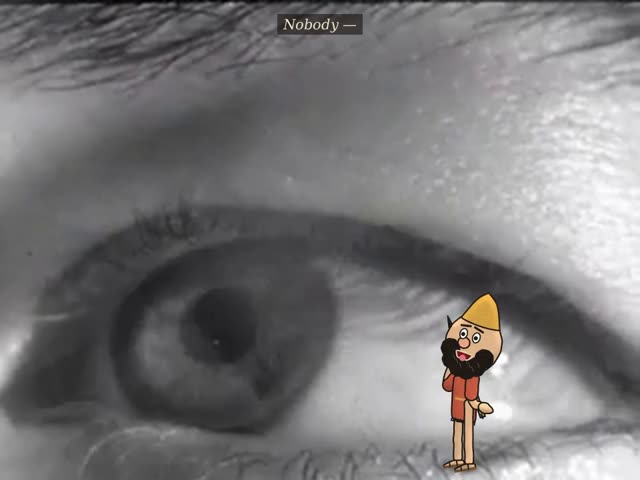
#> input picture 07-found-odyssey/tests/found-odyssey-drawn-tests.jpg, 640 x 480 px
$ python -i comp.py   (imports and definitions only)
#> lines starting #> are read from the running program, lines starting #| are printed output that depends on the picture
#> further down, picture is the input picture: shape (480, 640, 3); mean B, G, R 119.6, 118.8, 120
"""SCION 28 compositor: a small layer compositor in numpy + PIL.

First-class primitives (each is a typed object, not pixels):
  BezierMask   closed path of vertices with automatic (Catmull-Rom) bezier tangents, keyframed vertex lists,
               feather (gaussian px) and expansion (px, dilate/erode), mode add / subtract.
  Track        a keyframed 2-D point (a motion track): measured from footage or keyed to the score.
  Xform        parented 2-D transform: anchor, position, scale, rotation, flip; world = parent.world @ local.
  CornerPin    4 source corners -> 4 destination points (homography), from a camera projection.
  Holdout      a matte (full-frame float array) that removes a layer where something nearer stands in front.
  DiffKey      difference key of a plate against a stabilised clean plate.
  Grade/Grain  per-plate light and grain matching: lift/gain/gamma/tint, measured noise added to a common target.

Coordinates: source plates in their own pixels (origin top-left, y down); the comp is 1280x720, y down.
Time base: scene frame i at 24 fps, t = i/24 s. Images are float32 RGB in 0..1, alpha float32 0..1, premultiplied
during compositing."""
import numpy as np
from PIL import Image, ImageDraw, ImageFilter

W, H = 1280, 720


# ---------------------------------------------------------------- matrices
def mT(x, y):
    return np.array([[1, 0, x], [0, 1, y], [0, 0, 1]], float)


def mS(sx, sy=None):
    return np.diag([sx, sx if sy is None else sy, 1.0])


def mR(deg):
    a = np.radians(deg); c, s = np.cos(a), np.sin(a)
    return np.array([[c, -s, 0], [s, c, 0], [0, 0, 1]], float)


# [15 lines left out: functions apply, homography, not called in this run]


# ---------------------------------------------------------------- primitives
class Track:
    """A keyframed 2-D point. keys: {t: (x, y)}; linear between keys, held outside."""
    # [4 lines left out: function __init__, not called in this run]

    def at(self, t):
        return np.array([np.interp(t, self.t, self.v[:, 0]), np.interp(t, self.t, self.v[:, 1])])


class Xform:
    """Parented transform. anchor in source px; pos in parent space; rot in degrees; flip mirrors about the anchor."""
    def __init__(self, anchor=(0, 0), pos=(0, 0), scale=1.0, rot=0.0, flip=False, parent=None, name=''):
        self.anchor, self.pos, self.scale, self.rot, self.flip, self.parent, self.name = anchor, pos, scale, rot, flip, parent, name

    def local(self):
        s = self.scale if np.ndim(self.scale) else (self.scale, self.scale)
        return mT(*self.pos) @ mR(self.rot) @ mS(-s[0] if self.flip else s[0], s[1]) @ mT(-self.anchor[0], -self.anchor[1])

    def world(self):
        return (self.parent.world() if self.parent is not None else np.eye(3)) @ self.local()


# [9 lines left out: function _catmull_bezier, not called in this run]


class BezierMask:
    """keys: {t: [(x,y), ...]} (same vertex count), feather px, expansion px, mode 'add'|'sub'."""
    # [70 lines left out: functions __init__, verts, raster, mask_stack, poly_matte, warp, not called in this run]


class Comp:
    """A frame buffer with 'over' compositing, holdouts, and per-layer matte capture (isolated matte passes)."""
    def __init__(self, bg):
        self.rgb = bg.astype(np.float32).copy()
        self.mattes = {}

    # [31 lines left out: functions over, grade, match_stats, not called in this run]


def noise_level(rgb, where=None):
    """Grain estimate: std of the high-pass (pixel minus 3x3 box mean) of luma, robust (MAD), optionally inside a mask."""
    y = rgb @ np.array([.299, .587, .114], np.float32)
    im = Image.fromarray((np.clip(y, 0, 1) * 255).astype(np.uint8))
    b = np.asarray(im.filter(ImageFilter.BoxBlur(1)), np.float32) / 255
    d = (y - soften(rgb, 0.8) @ np.array([.299, .587, .114], np.float32))
    d = d[where].ravel() if where is not None else d.ravel()
    return float(1.4826 * np.median(np.abs(d - np.median(d))))


def soften(rgb, sigma):
#> called with sigma = 0.8
    if sigma <= 0.05: return rgb
    out = np.empty_like(rgb)
    for c in range(3):
        im = Image.fromarray((rgb[..., c] * 255).astype(np.uint8))
        out[..., c] = np.asarray(im.filter(ImageFilter.GaussianBlur(sigma)), np.float32) / 255
#> this loop made 3 passes
#> pass 1, in soften, `im = Image.fromarray((rgb[..., c] * 255).astype(np.uint8))`:
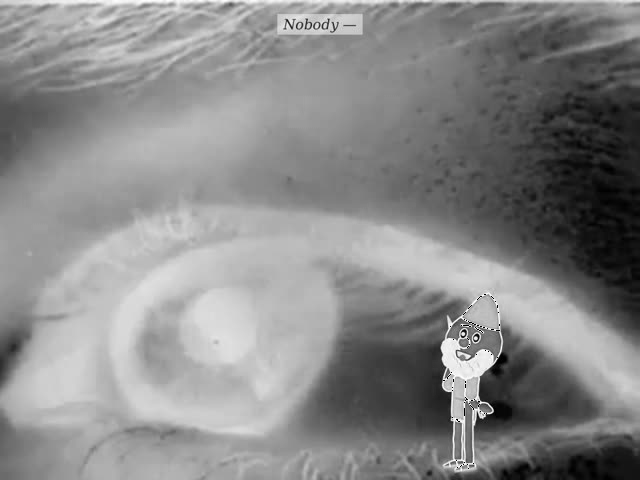
#> im: PIL image 640x480 L; min 0, max 255, mean 136.3
#> after the loop: out: shape (480, 640, 3); every value is 0
    return out


def load(path):
    return np.asarray(Image.open(path).convert('RGB'), np.float32) / 255.0

>>> import cv2
>>> picture = cv2.imread('../../../../07-found-odyssey/tests/found-odyssey-drawn-tests.jpg')
>>> result = noise_level(picture)
#> result = 52.49
